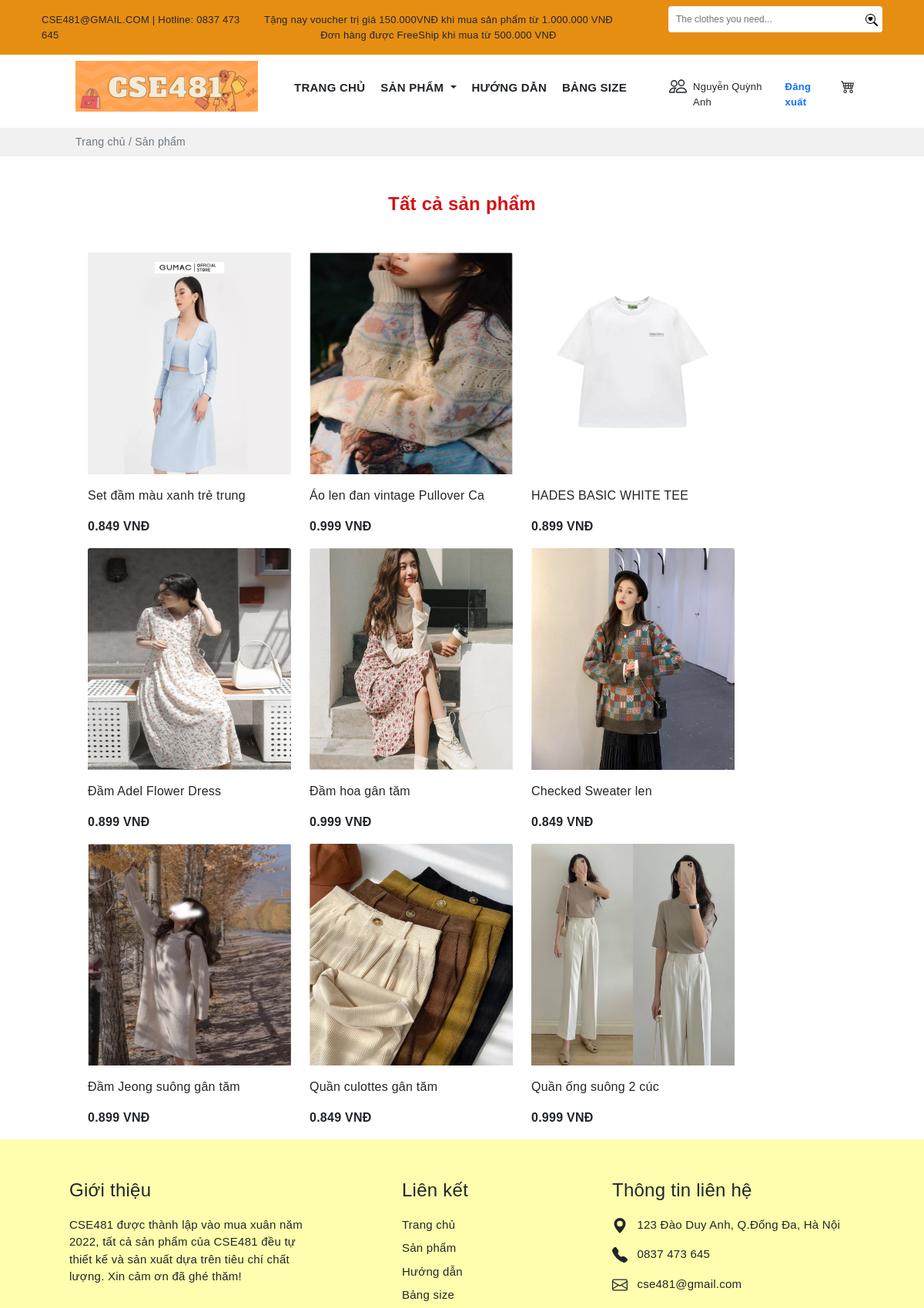
The app's page /product/all1.php?id=1 (upper part), older data.
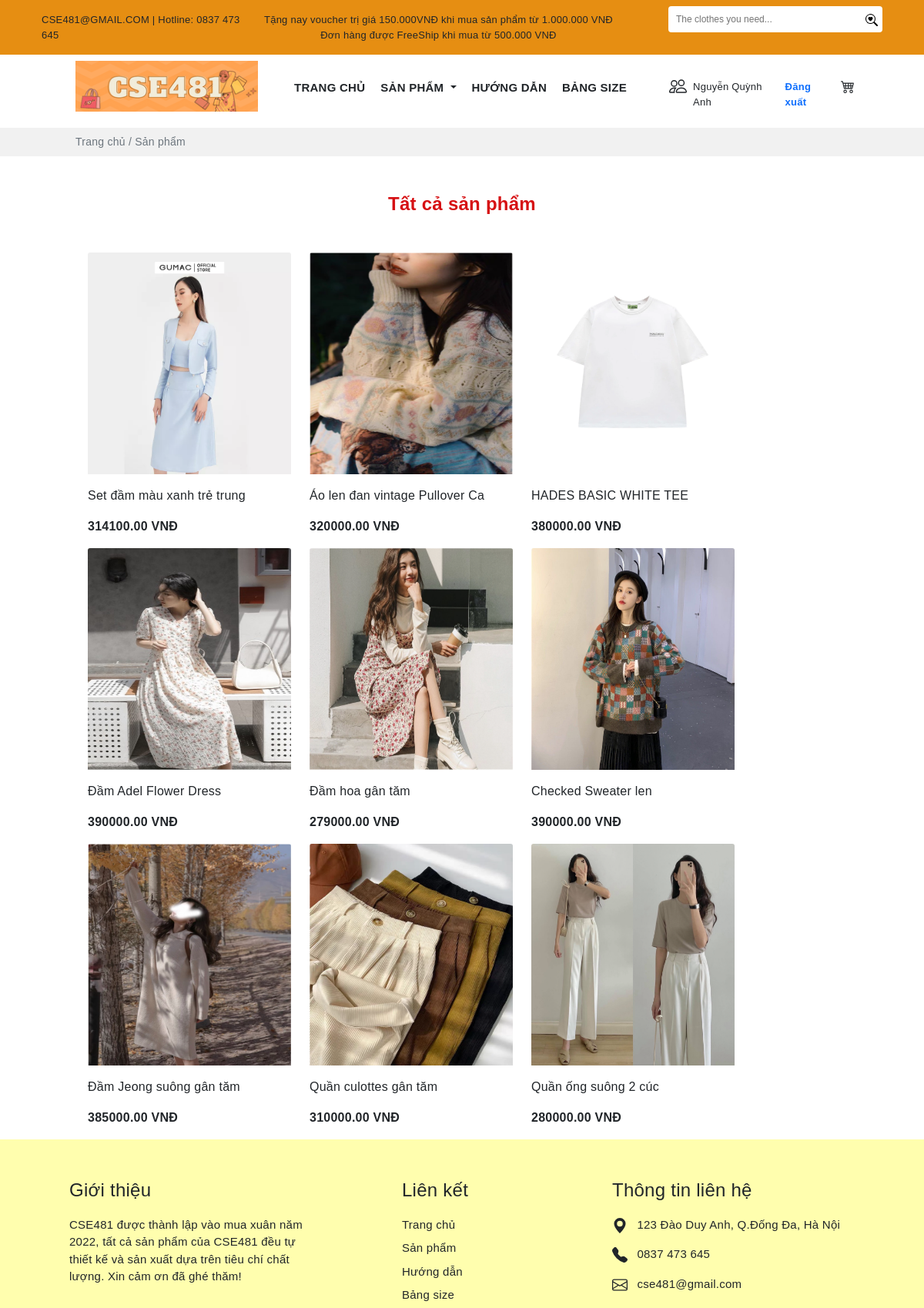
The same page, newer data.
### tables this page shows
CREATE TABLE `khachhang` (
  `MaK` int(11) NOT NULL,
  `TenK` varchar(100) DEFAULT NULL,
  `Gioitinh` varchar(10) DEFAULT NULL,
  `Ngaysinh` date DEFAULT NULL,
  `Diachi` varchar(100) DEFAULT NULL,
  `SĐT` varchar(10) DEFAULT NULL,
  `email` varchar(30) NOT NULL,
  `matkhau` varchar(50) DEFAULT NULL
);

CREATE TABLE `sanpham` (
  `MaSP` varchar(10) NOT NULL,
  `TenSP` varchar(30) DEFAULT NULL,
  `MaLH` varchar(10) NOT NULL,
  `Giaban` int(11) DEFAULT NULL,
  `Gianhap` int(11) DEFAULT NULL,
  `Tylegiamgia` double(2,2) DEFAULT NULL,
  `Soluong` int(11) DEFAULT NULL,
  `Mota` varchar(500) DEFAULT NULL,
  `Trangthai` varchar(30) DEFAULT NULL,
  `img` varchar(30) DEFAULT NULL,
  `Ngaynhap` date NOT NULL
);

### product/all1.php (the view, shortened to what the changed rows need)
<?php include('../config/database.php');
?>
<?php
$id =$_GET['id'];
    $sql3 = "SELECT * FROM khachhang, sanpham where khachhang.MaK='$id' ";
    $result3 = mysqli_query($conn,$sql3);
    if(mysqli_num_rows($result3)>0){
        $row = mysqli_fetch_assoc($result3);
        }
    ?>
<!DOCTYPE html>
<html lang="en">
<head>
    <link rel="stylesheet" href="https://cdn.jsdelivr.net/npm/bootstrap-icons@1.7.2/font/bootstrap-icons.css">
    <link href="https://cdn.jsdelivr.net/npm/bootstrap@5.1.3/dist/css/bootstrap.min.css" rel="stylesheet"
>
    <link rel="stylesheet" href="https://cdnjs.cloudflare.com/ajax/libs/OwlCarousel2/2.3.4/assets/owl.carousel.min.css"
 />
    <link rel="stylesheet"
        href="https://cdnjs.cloudflare.com/ajax/libs/OwlCarousel2/2.3.4/assets/owl.theme.default.min.css"
 />
    <link rel="stylesheet" href="../public/style.css">
</head>
<body>
    <section>
        <div class="container">
            <div class="row px-5">
                <div class="col-md ps-0 mt-4">
                    <div class="row">
                        <div class="col-md-4 mt-1 d-flex">
                            <a href="../user.php?id=<?php echo $row['MaK'];?>" class="text-decoration-none link-dark">
                                <div class="d-flex">
                                    <p class="pt-1" style="font-size:13px"><?php echo $row['TenK']; ?></p>
                                </div>
                            </a>
                        </div>
                    </div>
                </div>
            </div>
        </div>
    </section>
    <section>
          <div class="container">
            <div class="px-5 mt-5">
                <div class="row d-flex  px-4 mt-5">
                    <?php
                            $sql1 = "SELECT *, sanpham.Giaban-(sanpham.Giaban*sanpham.Tylegiamgia) as Giagiam from khachhang,sanpham where khachhang.MaK='$id'" ;
                            $res1 = mysqli_query($conn, $sql1);
                            $count1 = mysqli_num_rows($res1);
                            if($count1>0)
                            {
                                while($row=mysqli_fetch_assoc($res1))
                                {
                        ?>
                    <div class="card me-0 border-0" style="width: 18rem;">
                        <img src="../img/<?php echo $row['img'];?>" class="img-fluid card-img-top" alt="...">
                        <div class="card-body px-0">
                            <p class="card-text"><?php echo $row['TenSP']; ?></p>
                            <p class="d-inline fw-bold"><?php echo $row['Giagiam']; ?> VNĐ</p>
                        </div>
                    </div>
                    <?php
                                }
                            }
                                ?>
                </div>
            </div>
        </div>
    </section>
</body>
</html>

Row changes from the older to the newer data that the page shows:
changed khachhang "Nguyễn Quỳnh Anh": Giagiam "0.849" → "314100.00"; Giagiam "0.999" → "320000.00"; Giagiam "0.899" → "380000.00"; Giagiam "0.899" → "390000.00"; Giagiam "0.999" → "279000.00"; Giagiam "0.849" → "390000.00"; Giagiam "0.899" → "385000.00"; Giagiam "0.849" → "310000.00"; Giagiam "0.999" → "280000.00"
